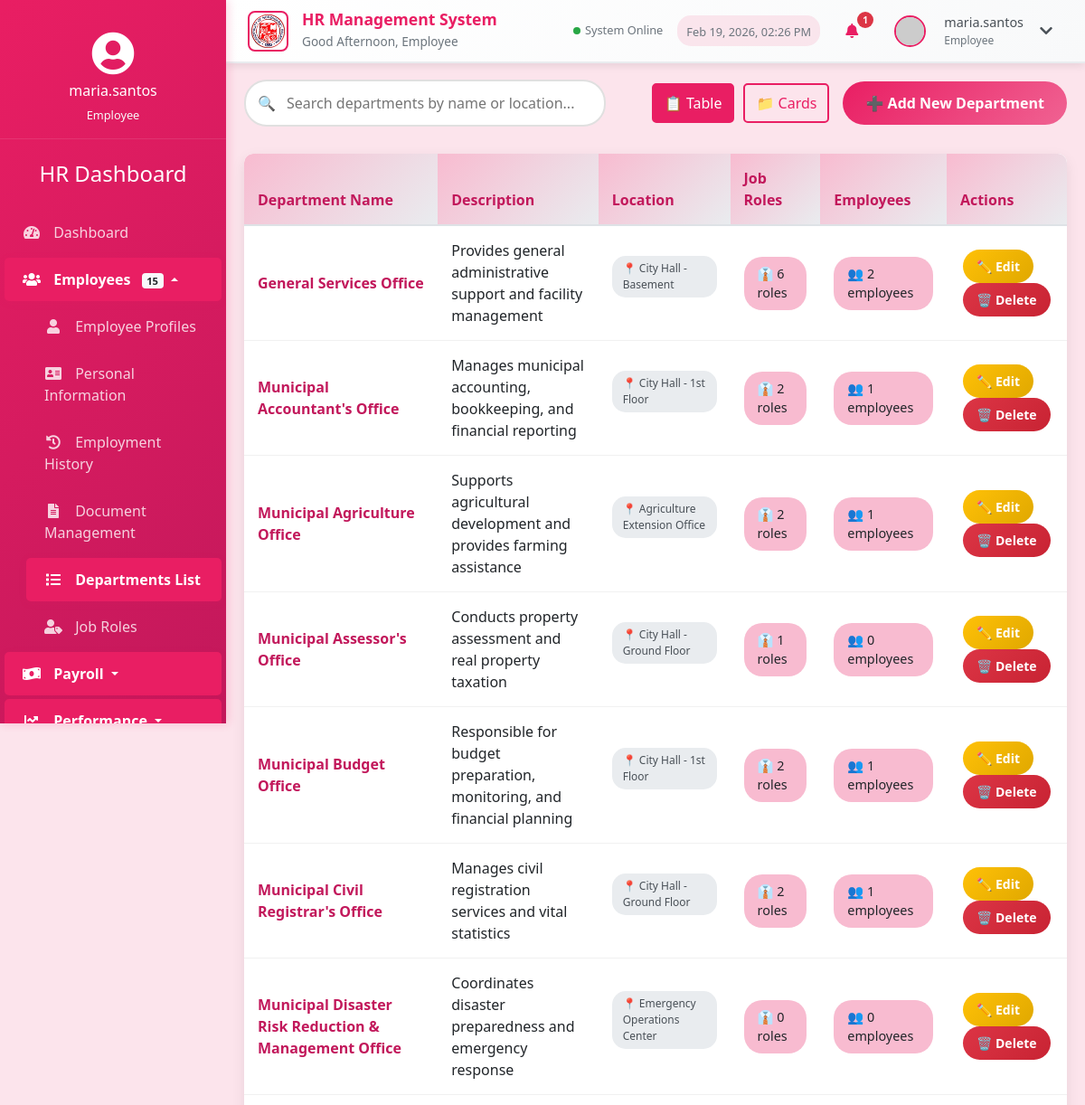
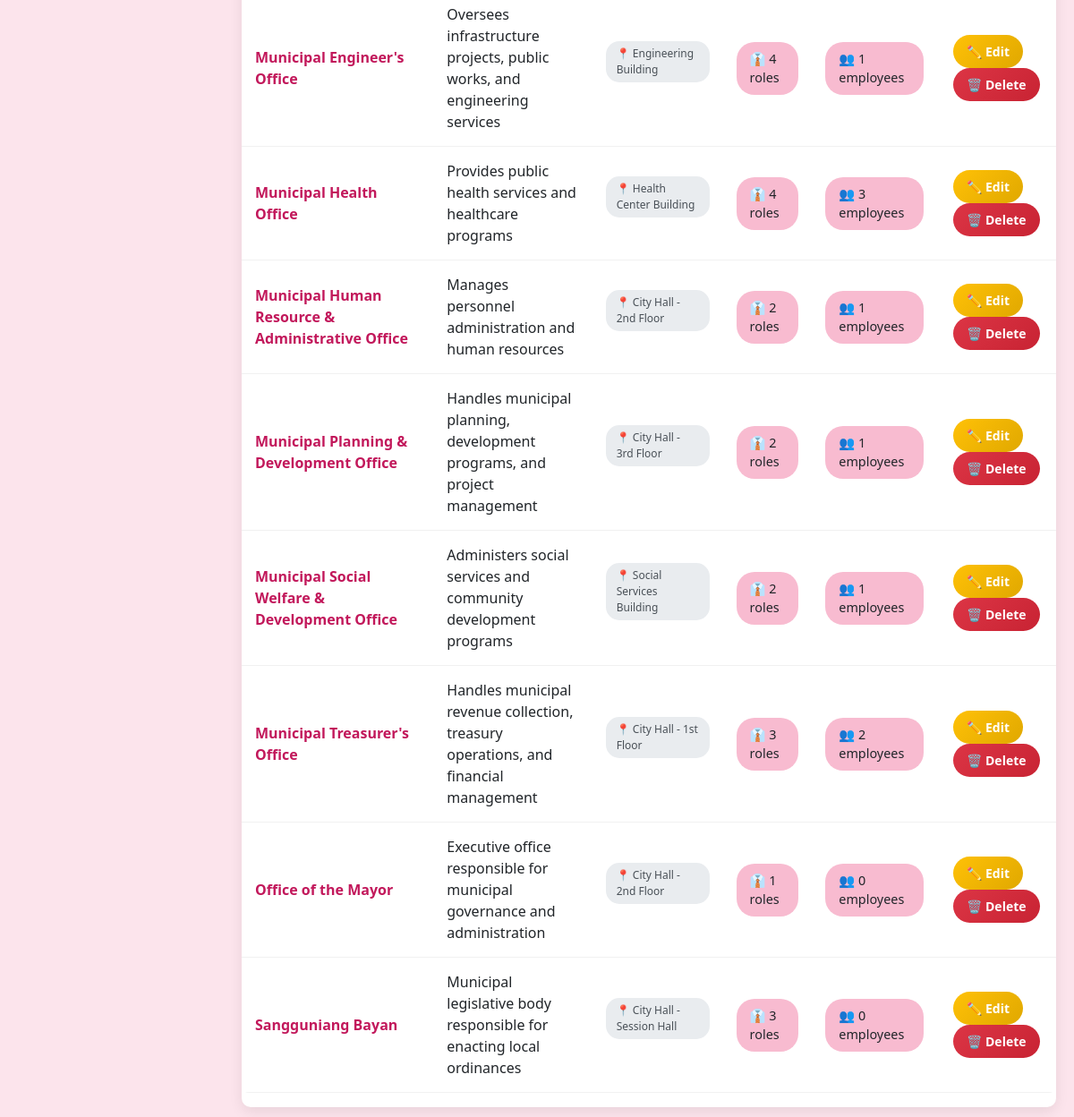
Page /departments_list.php (signed in) on the committed database (2 pictures, top to bottom).
### tables this page shows
CREATE TABLE `departments` (
  `department_id` int(11) NOT NULL,
  `department_name` varchar(100) NOT NULL,
  `description` text DEFAULT NULL,
  `location` varchar(100) DEFAULT NULL,
  `vacancy_limit` int(11) DEFAULT NULL COMMENT 'Maximum number of open job vacancies allowed for this department',
  `created_at` timestamp NOT NULL DEFAULT current_timestamp(),
  `updated_at` timestamp NOT NULL DEFAULT current_timestamp() ON UPDATE current_timestamp()
);

### departments_list.php (the view, shortened to what this page needs)
<?php
$host = 'localhost';
$dbname = 'hr_system';
$username = 'root';
$password = '';
try {
    $pdo = new PDO("mysql:host=$host;dbname=$dbname", $username, $password);
    $pdo->setAttribute(PDO::ATTR_ERRMODE, PDO::ERRMODE_EXCEPTION);
} catch(PDOException $e) {
    die("Connection failed: " . $e->getMessage());
}
$stmt = $pdo->query("
    SELECT
        d.*,
        COUNT(DISTINCT jr.job_role_id) as job_roles_count,
        COUNT(DISTINCT ep.employee_id) as employees_count
    FROM departments d
    LEFT JOIN job_roles jr ON d.department_name = jr.department
    LEFT JOIN employee_profiles ep ON jr.job_role_id = ep.job_role_id
    GROUP BY d.department_id
    ORDER BY d.department_name ASC
");
$departments = $stmt->fetchAll(PDO::FETCH_ASSOC);
?>
<!DOCTYPE html>
<html lang="en">
<head>
    <link rel="stylesheet" href="https://stackpath.bootstrapcdn.com/bootstrap/4.5.2/css/bootstrap.min.css">
    <link rel="stylesheet" href="https://cdnjs.cloudflare.com/ajax/libs/font-awesome/5.15.1/css/all.min.css">
    <link rel="stylesheet" href="styles.css?v=rose">
</head>
<body>
    <div class="container-fluid">
        <?php include 'navigation.php'; ?>
        <div class="row">
            <?php include 'sidebar.php'; ?>
            <div class="main-content">
                <h2 class="section-title">Department Management</h2>
                <div class="content">
                    <div class="controls">
                        <div class="search-box">
                            <span class="search-icon">🔍</span>
                            <input type="text" id="searchInput" placeholder="Search departments by name or location...">
                        </div>
                        <div class="view-toggle">
                            <button class="view-btn active" onclick="switchView('table')" id="tableViewBtn">📋 Table</button>
                            <button class="view-btn" onclick="switchView('card')" id="cardViewBtn">📁 Cards</button>
                        </div>
                        <button class="btn btn-primary" onclick="openModal('add')">
                            ➕ Add New Department
                        </button>
                    </div>
                    <div id="tableView" class="table-view active">
                        <div class="table-container">
                            <table class="table" id="departmentTable">
                                <thead>
                                    <tr>
                                        <th>Department Name</th>
                                        <th>Description</th>
                                        <th>Location</th>
                                        <th>Job Roles</th>
                                        <th>Employees</th>
                                        <th>Actions</th>
                                    </tr>
                                </thead>
                                <tbody id="departmentTableBody">
                                    <?php foreach ($departments as $department): ?>
                                    <tr>
                                        <td>
                                            <div>
                                                <strong style="color: var(--azure-blue-dark);"><?= htmlspecialchars($department['department_name']) ?></strong>
                                            </div>
                                        </td>
                                        <td>
                                            <div style="max-width: 300px;">
                                                <?= htmlspecialchars($department['description']) ?>
                                            </div>
                                        </td>
                                        <td>
                                            <span class="location-badge">
                                                📍 <?= htmlspecialchars($department['location']) ?>
                                            </span>
                                        </td>
                                        <td>
                                            <span class="stat-item">
                                                👔 <?= $department['job_roles_count'] ?> roles
                                            </span>
                                        </td>
                                        <td>
                                            <span class="stat-item">
                                                👥 <?= $department['employees_count'] ?> employees
                                            </span>
                                        </td>
                                        <td>
                                            <button class="btn btn-warning btn-small" onclick="editDepartment(<?= $department['department_id'] ?>)">
                                                ✏️ Edit
                                            </button>
                                            <button class="btn btn-danger btn-small" onclick="deleteDepartment(<?= $department['department_id'] ?>, '<?= htmlspecialchars($department['department_name']) ?>')">
                                                🗑️ Delete
                                            </button>
                                        </td>
                                    </tr>
                                    <?php endforeach; ?>
                                </tbody>
                            </table>
                        </div>
                    </div>
                </div>
            </div>
        </div>
    </div>
</body>
</html>

### styles.css (style rules this page uses)
:root { --primary-color: #E91E63; --primary-dark: #C2185B; --primary-light: #F06292; --primary-lighter: #F8BBD0; --secondary-color: #00B4D8; --secondary-dark: #0096C7; --secondary-light: #48CAE4; --white: #FFFFFF; --light-gray: #F8F9FA; --gray: #6C757D; --dark-gray: #343A40; --black: #000000; --bg-primary: #FCE4EC; --bg-secondary: #F8BBD0; --bg-card: #FFFFFF; --text-primary: #1A1A1A; --text-secondary: #4A4A4A; --text-muted: #6C757D; --text-white: #FFFFFF; --success: #28A745; --warning: #FFC107; --danger: #DC3545; --info: #17A2B8; --border-light: #F8BBD0; --border-medium: #F48FB1; --border-dark: #F06292; --shadow-light: rgba(233, 30, 99, 0.1); --shadow-medium: rgba(233, 30, 99, 0.2); --shadow-dark: rgba(233, 30, 99, 0.3); }
body { font-family: 'Segoe UI', Tahoma, Geneva, Verdana, sans-serif; background-color: var(--bg-primary); color: var(--text-primary); margin: 0; padding: 0; }
.btn-primary { background: linear-gradient(135deg, var(--primary-color) 0%, var(--primary-dark) 100%); border: none; color: var(--text-white); padding: 10px 20px; border-radius: 6px; font-weight: 500; transition: all 0.3s; }
.table { background-color: var(--bg-card); border-radius: 8px; overflow: hidden; }
.table th { background: linear-gradient(135deg, var(--primary-color) 0%, var(--primary-dark) 100%); color: var(--text-white); border: none; font-weight: 600; padding: 12px 15px; }
.table td { padding: 12px 15px; border-color: var(--border-light); vertical-align: middle; }
.main-content { margin-left: 250px; padding: 90px 20px 20px; transition: margin-left 0.3s; width: calc(100% - 250px); }

### departments_list.php (style rules this page uses)
:root { --azure-blue: #E91E63; --azure-blue-light: #F06292; --azure-blue-dark: #C2185B; --azure-blue-lighter: #F8BBD0; --azure-blue-pale: #FCE4EC; }
.section-title { color: var(--azure-blue); margin-bottom: 30px; font-weight: 600; }
.container-fluid { padding: 0; }
.row { margin-right: 0; margin-left: 0; }
body { background: var(--azure-blue-pale); }
.main-content { background: var(--azure-blue-pale); padding: 20px; }
.controls { display: flex; justify-content: space-between; align-items: center; margin-bottom: 30px; flex-wrap: wrap; gap: 15px; }
.search-box { position: relative; flex: 1; max-width: 400px; }
.search-box input { width: 100%; padding: 12px 15px 12px 45px; border: 2px solid #e0e0e0; border-radius: 25px; font-size: 16px; transition: all 0.3s ease; }
.search-icon { position: absolute; left: 15px; top: 50%; transform: translateY(-50%); color: #666; }
.btn { padding: 12px 25px; border: none; border-radius: 25px; font-size: 16px; font-weight: 600; cursor: pointer; transition: all 0.3s ease; text-decoration: none; display: inline-block; }
.btn-primary { background: linear-gradient(135deg, var(--azure-blue) 0%, var(--azure-blue-light) 100%); color: white; }
.btn-danger { background: linear-gradient(135deg, #dc3545 0%, #c82333 100%); color: white; }
.btn-warning { background: linear-gradient(135deg, #ffc107 0%, #e0a800 100%); color: white; }
.btn-small { padding: 8px 15px; font-size: 14px; margin: 0 3px; }
.table-container { background: white; border-radius: 10px; overflow: hidden; box-shadow: 0 5px 15px rgba(0,0,0,0.08); }
.table { width: 100%; border-collapse: collapse; }
.table th { background: linear-gradient(135deg, var(--azure-blue-lighter) 0%, #e9ecef 100%); padding: 15px; text-align: left; font-weight: 600; color: var(--azure-blue-dark); border-bottom: 2px solid #dee2e6; }
.table td { padding: 15px; border-bottom: 1px solid #f1f1f1; vertical-align: middle; }
.stat-item { display: flex; align-items: center; gap: 8px; padding: 8px 15px; background: var(--azure-blue-lighter); border-radius: 20px; font-size: 14px; font-weight: 500; }
.location-badge { display: inline-flex; align-items: center; gap: 5px; padding: 5px 12px; background: #e9ecef; border-radius: 15px; font-size: 12px; color: #495057; margin-bottom: 15px; }
.view-toggle { display: flex; gap: 10px; margin-left: auto; }
.view-btn { padding: 8px 12px; border: 2px solid var(--azure-blue); background: transparent; color: var(--azure-blue); border-radius: 5px; cursor: pointer; transition: all 0.3s ease; }
.view-btn.active { background: var(--azure-blue); color: white; }
.table-view { display: block; }
.table-view.active { display: block; }

### sidebar.php (style rules this page uses)
.stat-item { display: flex; align-items: center; margin-bottom: 8px; font-size: 0.9em; }
.stat-item:last-child { margin-bottom: 0; }

### rows in the picture
departments: department_name "General Services Office", description "Provides general administrative support and facility management", location "City Hall - Basement", job_roles_count "6", employees_count "2"
departments: department_name "Municipal Accountant's Office", description "Manages municipal accounting, bookkeeping, and financial reporting", location "City Hall - 1st Floor", job_roles_count "2", employees_count "1"
departments: department_name "Municipal Agriculture Office", description "Supports agricultural development and provides farming assistance", location "Agriculture Extension Office", job_roles_count "2", employees_count "1"
departments: department_name "Municipal Assessor's Office", description "Conducts property assessment and real property taxation", location "City Hall - Ground Floor", job_roles_count "1", employees_count "0"
departments: department_name "Municipal Budget Office", description "Responsible for budget preparation, monitoring, and financial planning", location "City Hall - 1st Floor", job_roles_count "2", employees_count "1"
departments: department_name "Municipal Civil Registrar's Office", description "Manages civil registration services and vital statistics", location "City Hall - Ground Floor", job_roles_count "2", employees_count "1"
departments: department_name "Municipal Disaster Risk Reduction & Management Office", description "Coordinates disaster preparedness and emergency response", location "Emergency Operations Center", job_roles_count "0", employees_count "0"
departments: department_name "Municipal Engineer's Office", description "Oversees infrastructure projects, public works, and engineering services", location "Engineering Building", job_roles_count "4", employees_count "1"
departments: department_name "Municipal Health Office", description "Provides public health services and healthcare programs", location "Health Center Building", job_roles_count "4", employees_count "3"
departments: department_name "Municipal Human Resource & Administrative Office", description "Manages personnel administration and human resources", location "City Hall - 2nd Floor", job_roles_count "2", employees_count "1"
departments: department_name "Municipal Planning & Development Office", description "Handles municipal planning, development programs, and project management", location "City Hall - 3rd Floor", job_roles_count "2", employees_count "1"
departments: department_name "Municipal Social Welfare & Development Office", description "Administers social services and community development programs", location "Social Services Building", job_roles_count "2", employees_count "1"
departments: department_name "Municipal Treasurer's Office", description "Handles municipal revenue collection, treasury operations, and financial management", location "City Hall - 1st Floor", job_roles_count "3", employees_count "2"
departments: department_name "Office of the Mayor", description "Executive office responsible for municipal governance and administration", location "City Hall - 2nd Floor", job_roles_count "1", employees_count "0"
departments: department_name "Sangguniang Bayan", description "Municipal legislative body responsible for enacting local ordinances", location "City Hall - Session Hall", job_roles_count "3", employees_count "0"

### other values in the picture
$role_display "Employee"
$notification_count "1"
$_SESSION['username'] "maria.santos"
$_SESSION['role'] "Employee"
$username "maria.santos"
$user_role "Employee"
$sidebar_stats['employees'] "15"
